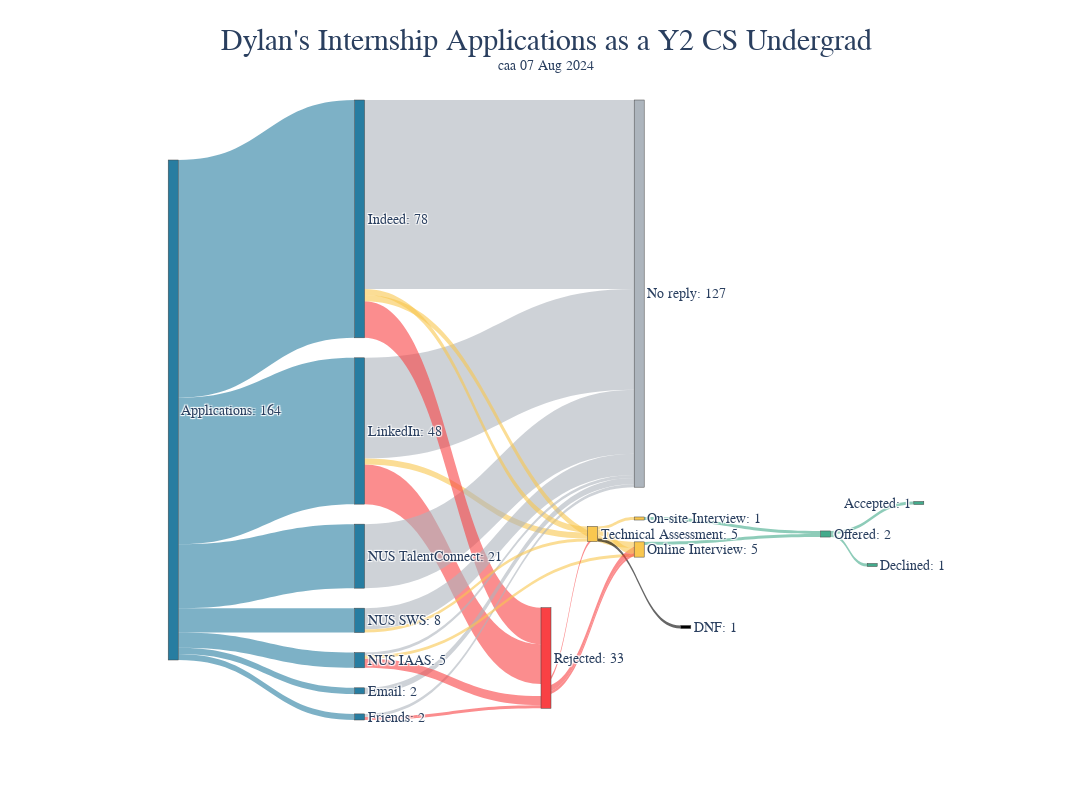

Notebook source saved alongside this figure:
### Code cell
# Plot Sankey Diagram
fig = go.Figure(data=[go.Sankey(
    valueformat = ".0f",
    arrangement = "snap",
    node = dict(
      pad = 20,
      thickness = 10,
      label = unique_nodes_with_values,
      color = node_colors,
      x = node_x_pos,
      y = node_y_pos
    ),
    link = dict(
      source = sankey_df['source'].to_list(),
      target = sankey_df['target'].to_list(),
      value = sankey_df['value'].to_list(),
      color = link_colors
  ))])

fig.update_layout(title_text="Dylan's Internship Applications as a Y2 CS Undergrad", title_xanchor='center', title_x=0.5, title_font_size=30, title_font_family='Helvetica',
                  font_size=14, font_family='Helvetica',
                  annotations=[dict(x=0.5, y=1.07, showarrow=False, text=f"caa {datetime.today().date().strftime('%d %b %Y')}", xref="paper", yref="paper")],
                  width=1200, height=800)
fig.show()

### Figure 1 — Plotly figure (JSON) as saved in the notebook; plotly's stock layout.template omitted (floating-point values rounded to 4 significant figures)
{"data": [{"arrangement": "snap", "link": {"color": ["rgba(39, 125, 161, 0.6)", "rgba(39, 125, 161, 0.6)", "rgba(39, 125, 161, 0.6)", "rgba(39, 125, 161, 0.6)", "rgba(39, 125, 161, 0.6)", "rgba(39, 125, 161, 0.6)", "rgba(39, 125, 161, 0.6)", "rgba(249, 65, 68, 0.6)", "rgba(173, 181, 189, 0.6)", "rgba(249, 199, 79, 0.6)", "rgba(173, 181, 189, 0.6)", "rgba(173, 181, 189, 0.6)", "rgba(249, 65, 68, 0.6)", "rgba(173, 181, 189, 0.6)", "rgba(173, 181, 189, 0.6)", "rgba(249, 199, 79, 0.6)", "rgba(173, 181, 189, 0.6)", "rgba(249, 65, 68, 0.6)", "rgba(249, 199, 79, 0.6)", "rgba(249, 65, 68, 0.6)", "rgba(249, 199, 79, 0.6)", "rgba(173, 181, 189, 0.6)", "rgba(249, 199, 79, 0.6)", "rgba(249, 65, 68, 0.6)", "rgba(0, 0, 0, 0.6)", "rgba(249, 65, 68, 0.6)", "rgba(249, 199, 79, 0.6)", "rgba(249, 199, 79, 0.6)", "rgba(67, 170, 139, 0.6)", "rgba(249, 65, 68, 0.6)", "rgba(67, 170, 139, 0.6)", "rgba(67, 170, 139, 0.6)", "rgba(67, 170, 139, 0.6)"], "source": [0, 0, 0, 0, 0, 0, 0, 2, 2, 2, 3, 4, 4, 5, 6, 4, 7, 5, 4, 8, 8, 8, 6, 16, 16, 10, 16, 16, 10, 10, 13, 12, 12], "target": [4, 2, 3, 6, 8, 5, 7, 14, 1, 16, 1, 1, 14, 1, 1, 10, 1, 14, 16, 14, 10, 1, 16, 14, 11, 14, 10, 13, 12, 14, 12, 9, 15], "value": [78, 48, 21, 8, 5, 2, 2, 13, 33, 2, 21, 62, 12, 1, 7, 2, 2, 1, 2, 3, 1, 1, 1, 1, 1, 2, 2, 1, 1, 1, 1, 1, 1]}, "node": {"color": ["rgba(39, 125, 161, 1)", "rgba(173, 181, 189, 1)", "rgba(39, 125, 161, 1)", "rgba(39, 125, 161, 1)", "rgba(39, 125, 161, 1)", "rgba(39, 125, 161, 1)", "rgba(39, 125, 161, 1)", "rgba(39, 125, 161, 1)", "rgba(39, 125, 161, 1)", "rgba(67, 170, 139, 1)", "rgba(249, 199, 79, 1)", "rgba(0, 0, 0, 1)", "rgba(67, 170, 139, 1)", "rgba(249, 199, 79, 1)", "rgba(249, 65, 68, 1)", "rgba(67, 170, 139, 1)", "rgba(249, 199, 79, 1)"], "label": ["Applications: 164", "No reply: 127", "LinkedIn: 48", "NUS TalentConnect: 21", "Indeed: 78", "Friends: 2", "NUS SWS: 8", "Email: 2", "NUS IAAS: 5", "Accepted: 1", "Online Interview: 5", "DNF: 1", "Offered: 2", "On-site Interview: 1", "Rejected: 33", "Declined: 1", "Technical Assessment: 5"], "pad": 20, "thickness": 10, "x": [0.1, 0.6, 0.3, 0.3, 0.3, 0.3, 0.3, 0.3, 0.3, 0.9, 0.6, 0.65, 0.8, 0.6, 0.5, 0.85, 0.55], "y": [0.5, 0.1, 0.1, 0.1, 0.1, 0.1, 0.1, 0.1, 0.1, 0.65, 0.725, 0.85, 0.7, 0.675, 0.9, 0.75, 0.7]}, "type": "sankey", "valueformat": ".0f"}], "layout": {"annotations": [{"showarrow": false, "text": "caa 07 Aug 2024", "x": 0.5, "xref": "paper", "y": 1.07, "yref": "paper"}], "font": {"family": "Helvetica", "size": 14}, "height": 800, "title": {"font": {"family": "Helvetica", "size": 30}, "text": "Dylan's Internship Applications as a Y2 CS Undergrad", "x": 0.5, "xanchor": "center"}, "width": 1200}}
